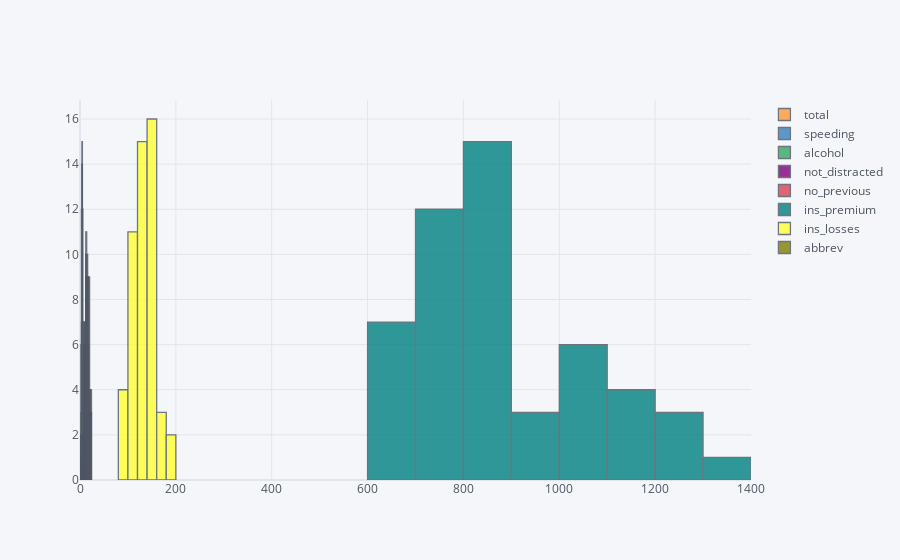

Notebook source saved alongside this figure:
### Code cell
ds2.iplot(x='ins_premium',y='ins_losses',kind='hist')

### Figure 1 — Plotly figure (JSON) as saved in the notebook; plotly's stock layout.template omitted (floating-point values rounded to 4 significant figures)
{"data": [{"histfunc": "count", "histnorm": "", "marker": {"color": "rgba(255, 153, 51, 1.0)", "line": {"color": "#4D5663", "width": 1.3}}, "name": "total", "opacity": 0.8, "orientation": "v", "type": "histogram", "x": [18.8, 18.1, 18.6, 22.4, 12, 13.6, 10.8, 16.2, 5.9, 17.9, 15.6, 17.5, 15.3, 12.8, 14.5, 15.7, 17.8, 21.4, 20.5, 15.1, 12.5, 8.2, 14.1, 9.6, 17.6, 16.1, 21.4, 14.9, 14.7, 11.6, 11.2, 18.4, 12.3, 16.8, 23.9, 14.1, 19.9, 12.8, 18.2, 11.1, 23.9, 19.4, 19.5, 19.4, 11.3, 13.6, 12.7, 10.6, 23.8, 13.8, 17.4]}, {"histfunc": "count", "histnorm": "", "marker": {"color": "rgba(55, 128, 191, 1.0)", "line": {"color": "#4D5663", "width": 1.3}}, "name": "speeding", "opacity": 0.8, "orientation": "v", "type": "histogram", "x": [7.332, 7.421, 6.51, 4.032, 4.2, 5.032, 4.968, 6.156, 2.006, 3.759, 2.964, 9.45, 5.508, 4.608, 3.625, 2.669, 4.806, 4.066, 7.175, 5.738, 4.25, 1.886, 3.384, 2.208, 2.64, 6.923, 8.346, 1.937, 5.439, 4.06, 1.792, 3.496, 3.936, 6.552, 5.497, 3.948, 6.368, 4.224, 9.1, 3.774, 9.082, 6.014, 4.095, 7.76, 4.859, 4.08, 2.413, 4.452, 8.092, 4.968, 7.308]}, {"histfunc": "count", "histnorm": "", "marker": {"color": "rgba(50, 171, 96, 1.0)", "line": {"color": "#4D5663", "width": 1.3}}, "name": "alcohol", "opacity": 0.8, "orientation": "v", "type": "histogram", "x": [5.64, 4.525, 5.208, 5.824, 3.36, 3.808, 3.888, 4.86, 1.593, 5.191, 3.9, 7.175, 4.437, 4.352, 4.205, 3.925, 4.272, 4.922, 6.765, 4.53, 4, 2.87, 3.948, 2.784, 5.456, 5.474, 9.416, 5.215, 4.704, 3.48, 3.136, 4.968, 3.567, 5.208, 10.04, 4.794, 5.771, 3.328, 5.642, 4.218, 9.799, 6.402, 5.655, 7.372, 1.808, 4.08, 3.429, 3.498, 6.664, 4.554, 5.568]}, {"histfunc": "count", "histnorm": "", "marker": {"color": "rgba(128, 0, 128, 1.0)", "line": {"color": "#4D5663", "width": 1.3}}, "name": "not_distracted", "opacity": 0.8, "orientation": "v", "type": "histogram", "x": [18.05, 16.29, 15.62, 21.06, 10.92, 10.74, 9.396, 14.09, 5.9, 16.47, 14.82, 14.35, 13.01, 12.03, 13.78, 15.23, 13.71, 16.69, 14.96, 13.14, 8.875, 7.134, 13.39, 8.448, 1.76, 14.81, 17.98, 13.86, 13.96, 10.09, 9.632, 12.33, 10.82, 15.79, 23.66, 13.96, 18.31, 8.576, 17.47, 10.21, 22.94, 19.01, 15.99, 17.65, 9.944, 13.06, 11.05, 8.692, 23.09, 5.382, 14.09]}, {"histfunc": "count", "histnorm": "", "marker": {"color": "rgba(219, 64, 82, 1.0)", "line": {"color": "#4D5663", "width": 1.3}}, "name": "no_previous", "opacity": 0.8, "orientation": "v", "type": "histogram", "x": [15.04, 17.01, 17.86, 21.28, 10.68, 12.92, 8.856, 16.04, 5.9, 16.83, 14.51, 15.22, 14.99, 12.29, 13.78, 13.66, 15.13, 16.26, 20.09, 12.68, 12.38, 6.56, 10.86, 8.448, 17.6, 13.52, 18.19, 13.41, 14.55, 9.628, 8.736, 18.03, 9.84, 13.61, 20.55, 11.56, 18.71, 11.52, 16.02, 8.769, 19.36, 16.68, 15.79, 16.88, 10.85, 12.92, 11.18, 9.116, 20.71, 11.59, 15.66]}, {"histfunc": "count", "histnorm": "", "marker": {"color": "rgba(0, 128, 128, 1.0)", "line": {"color": "#4D5663", "width": 1.3}}, "name": "ins_premium", "opacity": 0.8, "orientation": "v", "type": "histogram", "x": [784.5, 1053.0, 899.5, 827.3, 878.4, 835.5, 1069.0, 1138.0, 1274.0, 1160.0, 913.1, 861.2, 642.0, 803.1, 710.5, 649.1, 780.5, 872.5, 1282.0, 661.9, 1049.0, 1011.0, 1111.0, 777.2, 896.1, 790.3, 816.2, 732.3, 1030.0, 746.5, 1302.0, 869.9, 1234.0, 708.2, 688.8, 697.7, 881.5, 804.7, 906.0, 1149.0, 859.0, 669.3, 767.9, 1005.0, 809.4, 716.2, 769.0, 890.0, 992.6, 670.3, 791.1]}, {"histfunc": "count", "histnorm": "", "marker": {"color": "rgba(255, 255, 51, 1.0)", "line": {"color": "#4D5663", "width": 1.3}}, "name": "ins_losses", "opacity": 0.8, "orientation": "v", "type": "histogram", "x": [145.1, 133.9, 110.3, 142.4, 165.6, 139.9, 167.0, 151.5, 136.1, 144.2, 142.8, 120.9, 82.75, 139.2, 108.9, 114.5, 133.8, 137.1, 194.8, 96.57, 192.7, 135.6, 152.3, 133.3, 155.8, 144.4, 85.15, 114.8, 138.7, 120.2, 159.8, 120.8, 150.0, 127.8, 109.7, 133.5, 178.9, 104.6, 153.9, 148.6, 116.3, 96.87, 155.6, 156.8, 109.5, 109.6, 153.7, 111.6, 152.6, 106.6, 122.0]}, {"histfunc": "count", "histnorm": "", "marker": {"color": "rgba(128, 128, 0, 1.0)", "line": {"color": "#4D5663", "width": 1.3}}, "name": "abbrev", "opacity": 0.8, "orientation": "v", "type": "histogram", "x": ["AL", "AK", "AZ", "AR", "CA", "CO", "CT", "DE", "DC", "FL", "GA", "HI", "ID", "IL", "IN", "IA", "KS", "KY", "LA", "ME", "MD", "MA", "MI", "MN", "MS", "MO", "MT", "NE", "NV", "NH", "NJ", "NM", "NY", "NC", "ND", "OH", "OK", "OR", "PA", "RI", "SC", "SD", "TN", "TX", "UT", "VT", "VA", "WA", "WV", "WI", "WY"]}], "layout": {"autosize": true, "barmode": "overlay", "legend": {"bgcolor": "#F5F6F9", "font": {"color": "#4D5663"}}, "paper_bgcolor": "#F5F6F9", "plot_bgcolor": "#F5F6F9", "title": {"font": {"color": "#4D5663"}}, "xaxis": {"autorange": true, "gridcolor": "#E1E5ED", "range": [0, 1400], "showgrid": true, "tickfont": {"color": "#4D5663"}, "title": {"font": {"color": "#4D5663"}, "text": ""}, "type": "linear", "zerolinecolor": "#E1E5ED"}, "yaxis": {"autorange": true, "gridcolor": "#E1E5ED", "range": [0, 16.84], "showgrid": true, "tickfont": {"color": "#4D5663"}, "title": {"font": {"color": "#4D5663"}, "text": ""}, "zerolinecolor": "#E1E5ED"}}}
